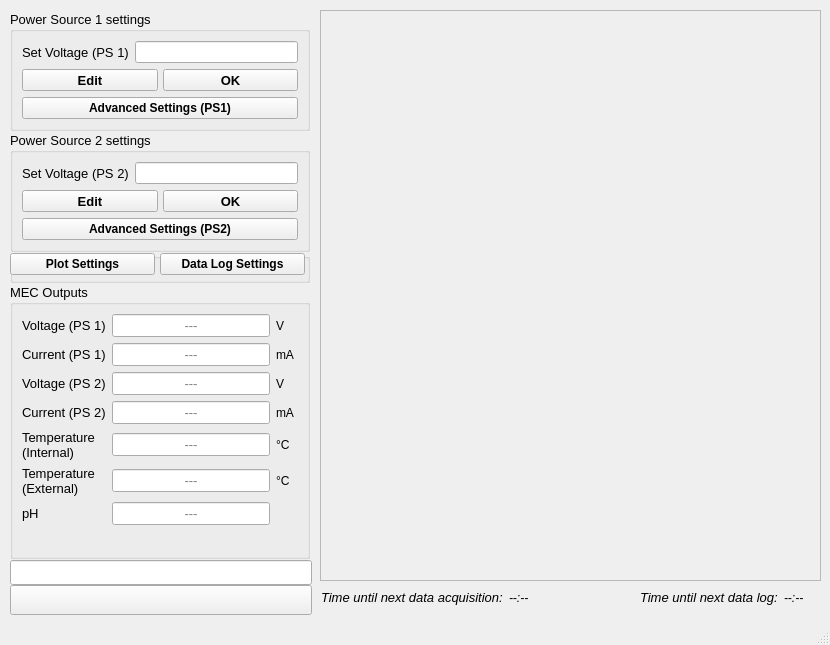
<?xml version="1.0" encoding="UTF-8"?>
<ui version="4.0">
 <class>MainWindow</class>
 <widget class="QMainWindow" name="MainWindow">
  <property name="geometry">
   <rect>
    <x>0</x>
    <y>0</y>
    <width>830</width>
    <height>645</height>
   </rect>
  </property>
  <property name="sizePolicy">
   <sizepolicy hsizetype="Fixed" vsizetype="Fixed">
    <horstretch>0</horstretch>
    <verstretch>0</verstretch>
   </sizepolicy>
  </property>
  <property name="minimumSize">
   <size>
    <width>830</width>
    <height>645</height>
   </size>
  </property>
  <property name="maximumSize">
   <size>
    <width>830</width>
    <height>645</height>
   </size>
  </property>
  <property name="windowTitle">
   <string>MainWindow</string>
  </property>
  <widget class="QWidget" name="centralwidget">
   <widget class="QWidget" name="layoutWidget">
    <property name="geometry">
     <rect>
      <x>640</x>
      <y>590</y>
      <width>181</width>
      <height>21</height>
     </rect>
    </property>
    <layout class="QFormLayout" name="formLayout_3">
     <item row="0" column="0">
      <widget class="QLabel" name="timeuntilLabel">
       <property name="maximumSize">
        <size>
         <width>16777215</width>
         <height>18</height>
        </size>
       </property>
       <property name="font">
        <font>
         <pointsize>10</pointsize>
         <italic>true</italic>
        </font>
       </property>
       <property name="text">
        <string>Time until next data log:</string>
       </property>
      </widget>
     </item>
     <item row="0" column="1">
      <widget class="QLabel" name="timerLabel">
       <property name="maximumSize">
        <size>
         <width>16777215</width>
         <height>18</height>
        </size>
       </property>
       <property name="font">
        <font>
         <italic>true</italic>
        </font>
       </property>
       <property name="text">
        <string>--:--</string>
       </property>
      </widget>
     </item>
    </layout>
   </widget>
   <widget class="QWidget" name="layoutWidget">
    <property name="geometry">
     <rect>
      <x>10</x>
      <y>10</y>
      <width>302</width>
      <height>611</height>
     </rect>
    </property>
    <layout class="QVBoxLayout" name="verticalLayout_2" stretch="0,0,0,0,0">
     <property name="spacing">
      <number>0</number>
     </property>
     <item>
      <widget class="QGroupBox" name="groupBox">
       <property name="sizePolicy">
        <sizepolicy hsizetype="Preferred" vsizetype="Fixed">
         <horstretch>0</horstretch>
         <verstretch>0</verstretch>
        </sizepolicy>
       </property>
       <property name="minimumSize">
        <size>
         <width>300</width>
         <height>0</height>
        </size>
       </property>
       <property name="maximumSize">
        <size>
         <width>300</width>
         <height>120</height>
        </size>
       </property>
       <property name="font">
        <font>
         <pointsize>10</pointsize>
        </font>
       </property>
       <property name="title">
        <string>Power Source 1 settings</string>
       </property>
       <layout class="QFormLayout" name="formLayout_2">
        <item row="0" column="0">
         <widget class="QLabel" name="label_2">
          <property name="font">
           <font>
            <pointsize>10</pointsize>
           </font>
          </property>
          <property name="text">
           <string>Set Voltage (PS 1)</string>
          </property>
         </widget>
        </item>
        <item row="0" column="1">
         <widget class="QLineEdit" name="setvoltageDisplay">
          <property name="alignment">
           <set>Qt::AlignCenter</set>
          </property>
          <property name="readOnly">
           <bool>true</bool>
          </property>
         </widget>
        </item>
        <item row="1" column="0" colspan="2">
         <layout class="QHBoxLayout" name="horizontalLayout_2">
          <property name="spacing">
           <number>5</number>
          </property>
          <item>
           <widget class="QPushButton" name="settingsEditButton">
            <property name="minimumSize">
             <size>
              <width>0</width>
              <height>0</height>
             </size>
            </property>
            <property name="maximumSize">
             <size>
              <width>16777215</width>
              <height>16777215</height>
             </size>
            </property>
            <property name="font">
             <font>
              <pointsize>10</pointsize>
              <weight>75</weight>
              <bold>true</bold>
             </font>
            </property>
            <property name="text">
             <string>Edit</string>
            </property>
           </widget>
          </item>
          <item>
           <widget class="QPushButton" name="settingsOKButton">
            <property name="minimumSize">
             <size>
              <width>0</width>
              <height>0</height>
             </size>
            </property>
            <property name="maximumSize">
             <size>
              <width>16777215</width>
              <height>16777215</height>
             </size>
            </property>
            <property name="font">
             <font>
              <pointsize>10</pointsize>
              <weight>75</weight>
              <bold>true</bold>
             </font>
            </property>
            <property name="text">
             <string>OK</string>
            </property>
           </widget>
          </item>
         </layout>
        </item>
        <item row="2" column="0" colspan="2">
         <widget class="QPushButton" name="advsetButton">
          <property name="minimumSize">
           <size>
            <width>0</width>
            <height>0</height>
           </size>
          </property>
          <property name="maximumSize">
           <size>
            <width>16777215</width>
            <height>16777215</height>
           </size>
          </property>
          <property name="font">
           <font>
            <pointsize>9</pointsize>
            <weight>75</weight>
            <bold>true</bold>
           </font>
          </property>
          <property name="text">
           <string>Advanced Settings (PS1)</string>
          </property>
         </widget>
        </item>
       </layout>
      </widget>
     </item>
     <item>
      <widget class="QGroupBox" name="groupBox_3">
       <property name="sizePolicy">
        <sizepolicy hsizetype="Preferred" vsizetype="Fixed">
         <horstretch>0</horstretch>
         <verstretch>0</verstretch>
        </sizepolicy>
       </property>
       <property name="minimumSize">
        <size>
         <width>300</width>
         <height>0</height>
        </size>
       </property>
       <property name="maximumSize">
        <size>
         <width>300</width>
         <height>120</height>
        </size>
       </property>
       <property name="font">
        <font>
         <pointsize>10</pointsize>
        </font>
       </property>
       <property name="title">
        <string>Power Source 2 settings</string>
       </property>
       <layout class="QFormLayout" name="formLayout_4">
        <item row="0" column="0">
         <widget class="QLabel" name="label_11">
          <property name="font">
           <font>
            <pointsize>10</pointsize>
           </font>
          </property>
          <property name="text">
           <string>Set Voltage (PS 2)</string>
          </property>
         </widget>
        </item>
        <item row="0" column="1">
         <widget class="QLineEdit" name="setvoltageDisplay2">
          <property name="alignment">
           <set>Qt::AlignCenter</set>
          </property>
          <property name="readOnly">
           <bool>true</bool>
          </property>
         </widget>
        </item>
        <item row="1" column="0" colspan="2">
         <layout class="QHBoxLayout" name="horizontalLayout_12">
          <property name="spacing">
           <number>5</number>
          </property>
          <item>
           <widget class="QPushButton" name="settingsEditButton2">
            <property name="minimumSize">
             <size>
              <width>0</width>
              <height>0</height>
             </size>
            </property>
            <property name="maximumSize">
             <size>
              <width>16777215</width>
              <height>16777215</height>
             </size>
            </property>
            <property name="font">
             <font>
              <pointsize>10</pointsize>
              <weight>75</weight>
              <bold>true</bold>
             </font>
            </property>
            <property name="text">
             <string>Edit</string>
            </property>
           </widget>
          </item>
          <item>
           <widget class="QPushButton" name="settingsOKButton2">
            <property name="minimumSize">
             <size>
              <width>0</width>
              <height>0</height>
             </size>
            </property>
            <property name="maximumSize">
             <size>
              <width>16777215</width>
              <height>16777215</height>
             </size>
            </property>
            <property name="font">
             <font>
              <pointsize>10</pointsize>
              <weight>75</weight>
              <bold>true</bold>
             </font>
            </property>
            <property name="text">
             <string>OK</string>
            </property>
           </widget>
          </item>
         </layout>
        </item>
        <item row="2" column="0" colspan="2">
         <widget class="QPushButton" name="advsetButton2">
          <property name="minimumSize">
           <size>
            <width>0</width>
            <height>0</height>
           </size>
          </property>
          <property name="maximumSize">
           <size>
            <width>16777215</width>
            <height>16777215</height>
           </size>
          </property>
          <property name="font">
           <font>
            <pointsize>9</pointsize>
            <weight>75</weight>
            <bold>true</bold>
           </font>
          </property>
          <property name="text">
           <string>Advanced Settings (PS2)</string>
          </property>
         </widget>
        </item>
       </layout>
      </widget>
     </item>
     <item>
      <widget class="QGroupBox" name="groupBox_4">
       <property name="maximumSize">
        <size>
         <width>300</width>
         <height>30</height>
        </size>
       </property>
       <property name="title">
        <string/>
       </property>
       <widget class="QWidget" name="">
        <property name="geometry">
         <rect>
          <x>0</x>
          <y>0</y>
          <width>309</width>
          <height>31</height>
         </rect>
        </property>
        <layout class="QHBoxLayout" name="horizontalLayout_5">
         <property name="spacing">
          <number>5</number>
         </property>
         <property name="sizeConstraint">
          <enum>QLayout::SetFixedSize</enum>
         </property>
         <property name="rightMargin">
          <number>0</number>
         </property>
         <item>
          <widget class="QPushButton" name="plotsetButton">
           <property name="minimumSize">
            <size>
             <width>145</width>
             <height>0</height>
            </size>
           </property>
           <property name="maximumSize">
            <size>
             <width>145</width>
             <height>16777215</height>
            </size>
           </property>
           <property name="font">
            <font>
             <pointsize>9</pointsize>
             <weight>75</weight>
             <bold>true</bold>
            </font>
           </property>
           <property name="text">
            <string>Plot Settings</string>
           </property>
          </widget>
         </item>
         <item>
          <widget class="QPushButton" name="datalogButton">
           <property name="minimumSize">
            <size>
             <width>145</width>
             <height>0</height>
            </size>
           </property>
           <property name="maximumSize">
            <size>
             <width>145</width>
             <height>16777215</height>
            </size>
           </property>
           <property name="font">
            <font>
             <pointsize>9</pointsize>
             <weight>75</weight>
             <bold>true</bold>
            </font>
           </property>
           <property name="text">
            <string>Data Log Settings</string>
           </property>
          </widget>
         </item>
        </layout>
       </widget>
      </widget>
     </item>
     <item>
      <widget class="QGroupBox" name="groupBox_2">
       <property name="sizePolicy">
        <sizepolicy hsizetype="Preferred" vsizetype="Fixed">
         <horstretch>0</horstretch>
         <verstretch>0</verstretch>
        </sizepolicy>
       </property>
       <property name="minimumSize">
        <size>
         <width>300</width>
         <height>0</height>
        </size>
       </property>
       <property name="maximumSize">
        <size>
         <width>300</width>
         <height>275</height>
        </size>
       </property>
       <property name="font">
        <font>
         <pointsize>10</pointsize>
        </font>
       </property>
       <property name="title">
        <string>MEC Outputs </string>
       </property>
       <layout class="QFormLayout" name="formLayout">
        <item row="0" column="0">
         <widget class="QLabel" name="label_5">
          <property name="text">
           <string>Voltage (PS 1)</string>
          </property>
         </widget>
        </item>
        <item row="0" column="1">
         <layout class="QHBoxLayout" name="horizontalLayout_6">
          <item>
           <widget class="QLineEdit" name="voltageDisplay">
            <property name="maximumSize">
             <size>
              <width>16777215</width>
              <height>16777215</height>
             </size>
            </property>
            <property name="font">
             <font>
              <pointsize>10</pointsize>
             </font>
            </property>
            <property name="cursor">
             <cursorShape>ArrowCursor</cursorShape>
            </property>
            <property name="alignment">
             <set>Qt::AlignCenter</set>
            </property>
            <property name="readOnly">
             <bool>true</bool>
            </property>
            <property name="placeholderText">
             <string>---</string>
            </property>
           </widget>
          </item>
          <item>
           <widget class="QLabel" name="currentunitLabel_2">
            <property name="minimumSize">
             <size>
              <width>22</width>
              <height>0</height>
             </size>
            </property>
            <property name="maximumSize">
             <size>
              <width>16777215</width>
              <height>16777215</height>
             </size>
            </property>
            <property name="font">
             <font>
              <pointsize>9</pointsize>
             </font>
            </property>
            <property name="text">
             <string>V</string>
            </property>
           </widget>
          </item>
         </layout>
        </item>
        <item row="1" column="0">
         <widget class="QLabel" name="currentLabel">
          <property name="font">
           <font>
            <pointsize>10</pointsize>
           </font>
          </property>
          <property name="autoFillBackground">
           <bool>false</bool>
          </property>
          <property name="text">
           <string>Current (PS 1)</string>
          </property>
         </widget>
        </item>
        <item row="1" column="1">
         <layout class="QHBoxLayout" name="horizontalLayout">
          <item>
           <widget class="QLineEdit" name="currentDisplay">
            <property name="maximumSize">
             <size>
              <width>16777215</width>
              <height>16777215</height>
             </size>
            </property>
            <property name="font">
             <font>
              <pointsize>10</pointsize>
             </font>
            </property>
            <property name="cursor">
             <cursorShape>ArrowCursor</cursorShape>
            </property>
            <property name="alignment">
             <set>Qt::AlignCenter</set>
            </property>
            <property name="readOnly">
             <bool>true</bool>
            </property>
            <property name="placeholderText">
             <string>---</string>
            </property>
           </widget>
          </item>
          <item>
           <widget class="QLabel" name="currentunitLabel">
            <property name="minimumSize">
             <size>
              <width>22</width>
              <height>0</height>
             </size>
            </property>
            <property name="maximumSize">
             <size>
              <width>16777215</width>
              <height>16777215</height>
             </size>
            </property>
            <property name="font">
             <font>
              <pointsize>9</pointsize>
             </font>
            </property>
            <property name="text">
             <string>mA</string>
            </property>
           </widget>
          </item>
         </layout>
        </item>
        <item row="2" column="0">
         <widget class="QLabel" name="label_6">
          <property name="text">
           <string>Voltage (PS 2)</string>
          </property>
         </widget>
        </item>
        <item row="2" column="1">
         <layout class="QHBoxLayout" name="horizontalLayout_9">
          <item>
           <widget class="QLineEdit" name="voltageDisplay2">
            <property name="maximumSize">
             <size>
              <width>16777215</width>
              <height>16777215</height>
             </size>
            </property>
            <property name="font">
             <font>
              <pointsize>10</pointsize>
             </font>
            </property>
            <property name="cursor">
             <cursorShape>ArrowCursor</cursorShape>
            </property>
            <property name="alignment">
             <set>Qt::AlignCenter</set>
            </property>
            <property name="readOnly">
             <bool>true</bool>
            </property>
            <property name="placeholderText">
             <string>---</string>
            </property>
           </widget>
          </item>
          <item>
           <widget class="QLabel" name="currentunitLabel_4">
            <property name="minimumSize">
             <size>
              <width>22</width>
              <height>0</height>
             </size>
            </property>
            <property name="maximumSize">
             <size>
              <width>16777215</width>
              <height>16777215</height>
             </size>
            </property>
            <property name="font">
             <font>
              <pointsize>9</pointsize>
             </font>
            </property>
            <property name="text">
             <string>V</string>
            </property>
           </widget>
          </item>
         </layout>
        </item>
        <item row="3" column="0">
         <widget class="QLabel" name="currentLabel_2">
          <property name="font">
           <font>
            <pointsize>10</pointsize>
           </font>
          </property>
          <property name="autoFillBackground">
           <bool>false</bool>
          </property>
          <property name="text">
           <string>Current (PS 2)</string>
          </property>
         </widget>
        </item>
        <item row="3" column="1">
         <layout class="QHBoxLayout" name="horizontalLayout_10">
          <item>
           <widget class="QLineEdit" name="currentDisplay2">
            <property name="maximumSize">
             <size>
              <width>16777215</width>
              <height>16777215</height>
             </size>
            </property>
            <property name="font">
             <font>
              <pointsize>10</pointsize>
             </font>
            </property>
            <property name="cursor">
             <cursorShape>ArrowCursor</cursorShape>
            </property>
            <property name="alignment">
             <set>Qt::AlignCenter</set>
            </property>
            <property name="readOnly">
             <bool>true</bool>
            </property>
            <property name="placeholderText">
             <string>---</string>
            </property>
           </widget>
          </item>
          <item>
           <widget class="QLabel" name="currentunitLabel_5">
            <property name="minimumSize">
             <size>
              <width>22</width>
              <height>0</height>
             </size>
            </property>
            <property name="maximumSize">
             <size>
              <width>16777215</width>
              <height>16777215</height>
             </size>
            </property>
            <property name="font">
             <font>
              <pointsize>9</pointsize>
             </font>
            </property>
            <property name="text">
             <string>mA</string>
            </property>
           </widget>
          </item>
         </layout>
        </item>
        <item row="4" column="0">
         <widget class="QLabel" name="tempLabel">
          <property name="maximumSize">
           <size>
            <width>80</width>
            <height>16777215</height>
           </size>
          </property>
          <property name="font">
           <font>
            <pointsize>10</pointsize>
           </font>
          </property>
          <property name="text">
           <string>Temperature (Internal)</string>
          </property>
          <property name="wordWrap">
           <bool>true</bool>
          </property>
         </widget>
        </item>
        <item row="4" column="1">
         <layout class="QHBoxLayout" name="horizontalLayout_3">
          <item>
           <widget class="QLineEdit" name="tempDisplay1">
            <property name="maximumSize">
             <size>
              <width>16777215</width>
              <height>16777215</height>
             </size>
            </property>
            <property name="font">
             <font>
              <pointsize>10</pointsize>
             </font>
            </property>
            <property name="cursor">
             <cursorShape>ArrowCursor</cursorShape>
            </property>
            <property name="alignment">
             <set>Qt::AlignCenter</set>
            </property>
            <property name="dragEnabled">
             <bool>false</bool>
            </property>
            <property name="readOnly">
             <bool>true</bool>
            </property>
            <property name="placeholderText">
             <string>---</string>
            </property>
           </widget>
          </item>
          <item>
           <widget class="QLabel" name="tempunitLabel">
            <property name="minimumSize">
             <size>
              <width>22</width>
              <height>0</height>
             </size>
            </property>
            <property name="maximumSize">
             <size>
              <width>16777215</width>
              <height>16777215</height>
             </size>
            </property>
            <property name="font">
             <font>
              <pointsize>9</pointsize>
             </font>
            </property>
            <property name="text">
             <string>°C </string>
            </property>
           </widget>
          </item>
         </layout>
        </item>
        <item row="5" column="0">
         <widget class="QLabel" name="tempLabel_2">
          <property name="maximumSize">
           <size>
            <width>80</width>
            <height>16777215</height>
           </size>
          </property>
          <property name="font">
           <font>
            <pointsize>10</pointsize>
           </font>
          </property>
          <property name="text">
           <string>Temperature (External)</string>
          </property>
          <property name="wordWrap">
           <bool>true</bool>
          </property>
         </widget>
        </item>
        <item row="5" column="1">
         <layout class="QHBoxLayout" name="horizontalLayout_7">
          <item>
           <widget class="QLineEdit" name="tempDisplay2">
            <property name="maximumSize">
             <size>
              <width>16777215</width>
              <height>16777215</height>
             </size>
            </property>
            <property name="font">
             <font>
              <pointsize>10</pointsize>
             </font>
            </property>
            <property name="cursor">
             <cursorShape>ArrowCursor</cursorShape>
            </property>
            <property name="alignment">
             <set>Qt::AlignCenter</set>
            </property>
            <property name="dragEnabled">
             <bool>false</bool>
            </property>
            <property name="readOnly">
             <bool>true</bool>
            </property>
            <property name="placeholderText">
             <string>---</string>
            </property>
           </widget>
          </item>
          <item>
           <widget class="QLabel" name="tempunitLabel_2">
            <property name="minimumSize">
             <size>
              <width>22</width>
              <height>0</height>
             </size>
            </property>
            <property name="maximumSize">
             <size>
              <width>16777215</width>
              <height>16777215</height>
             </size>
            </property>
            <property name="font">
             <font>
              <pointsize>9</pointsize>
             </font>
            </property>
            <property name="text">
             <string>°C </string>
            </property>
           </widget>
          </item>
         </layout>
        </item>
        <item row="6" column="0">
         <widget class="QLabel" name="pHLabel">
          <property name="font">
           <font>
            <pointsize>10</pointsize>
           </font>
          </property>
          <property name="text">
           <string>pH</string>
          </property>
         </widget>
        </item>
        <item row="6" column="1">
         <layout class="QHBoxLayout" name="horizontalLayout_4">
          <item>
           <widget class="QLineEdit" name="pHDisplay">
            <property name="maximumSize">
             <size>
              <width>16777215</width>
              <height>16777215</height>
             </size>
            </property>
            <property name="font">
             <font>
              <pointsize>10</pointsize>
             </font>
            </property>
            <property name="cursor">
             <cursorShape>ArrowCursor</cursorShape>
            </property>
            <property name="alignment">
             <set>Qt::AlignCenter</set>
            </property>
            <property name="readOnly">
             <bool>true</bool>
            </property>
            <property name="placeholderText">
             <string>---</string>
            </property>
           </widget>
          </item>
          <item>
           <widget class="QLabel" name="pHblankLabel">
            <property name="minimumSize">
             <size>
              <width>22</width>
              <height>0</height>
             </size>
            </property>
            <property name="maximumSize">
             <size>
              <width>16777215</width>
              <height>16777215</height>
             </size>
            </property>
            <property name="text">
             <string/>
            </property>
           </widget>
          </item>
         </layout>
        </item>
       </layout>
      </widget>
     </item>
     <item>
      <layout class="QVBoxLayout" name="verticalLayout">
       <property name="spacing">
        <number>0</number>
       </property>
       <property name="sizeConstraint">
        <enum>QLayout::SetMaximumSize</enum>
       </property>
       <item>
        <widget class="QLineEdit" name="onlineDisplay">
         <property name="minimumSize">
          <size>
           <width>0</width>
           <height>25</height>
          </size>
         </property>
         <property name="maximumSize">
          <size>
           <width>16777215</width>
           <height>25</height>
          </size>
         </property>
         <property name="font">
          <font>
           <pointsize>10</pointsize>
          </font>
         </property>
         <property name="cursor">
          <cursorShape>ArrowCursor</cursorShape>
         </property>
         <property name="text">
          <string/>
         </property>
         <property name="alignment">
          <set>Qt::AlignCenter</set>
         </property>
         <property name="readOnly">
          <bool>true</bool>
         </property>
        </widget>
       </item>
       <item>
        <widget class="QPushButton" name="startButton">
         <property name="minimumSize">
          <size>
           <width>0</width>
           <height>30</height>
          </size>
         </property>
         <property name="maximumSize">
          <size>
           <width>16777215</width>
           <height>30</height>
          </size>
         </property>
         <property name="font">
          <font>
           <pointsize>9</pointsize>
           <weight>75</weight>
           <bold>true</bold>
          </font>
         </property>
         <property name="text">
          <string/>
         </property>
         <property name="checkable">
          <bool>true</bool>
         </property>
        </widget>
       </item>
      </layout>
     </item>
    </layout>
   </widget>
   <widget class="QScrollArea" name="graphingArea">
    <property name="geometry">
     <rect>
      <x>320</x>
      <y>10</y>
      <width>501</width>
      <height>571</height>
     </rect>
    </property>
    <property name="widgetResizable">
     <bool>true</bool>
    </property>
    <widget class="QWidget" name="graphingAreaWidgetContents">
     <property name="geometry">
      <rect>
       <x>0</x>
       <y>0</y>
       <width>499</width>
       <height>569</height>
      </rect>
     </property>
    </widget>
   </widget>
   <widget class="QWidget" name="layoutWidget_2">
    <property name="geometry">
     <rect>
      <x>321</x>
      <y>590</y>
      <width>261</width>
      <height>21</height>
     </rect>
    </property>
    <layout class="QFormLayout" name="formLayout_5">
     <item row="0" column="0">
      <widget class="QLabel" name="timeuntilLabel_3">
       <property name="maximumSize">
        <size>
         <width>16777215</width>
         <height>18</height>
        </size>
       </property>
       <property name="font">
        <font>
         <pointsize>10</pointsize>
         <italic>true</italic>
        </font>
       </property>
       <property name="text">
        <string>Time until next data acquisition:</string>
       </property>
      </widget>
     </item>
     <item row="0" column="1">
      <widget class="QLabel" name="acquisitionTimerLabel">
       <property name="maximumSize">
        <size>
         <width>16777215</width>
         <height>18</height>
        </size>
       </property>
       <property name="font">
        <font>
         <italic>true</italic>
        </font>
       </property>
       <property name="text">
        <string>--:--</string>
       </property>
      </widget>
     </item>
    </layout>
   </widget>
  </widget>
  <widget class="QStatusBar" name="statusbar"/>
 </widget>
 <resources/>
 <connections/>
</ui>
